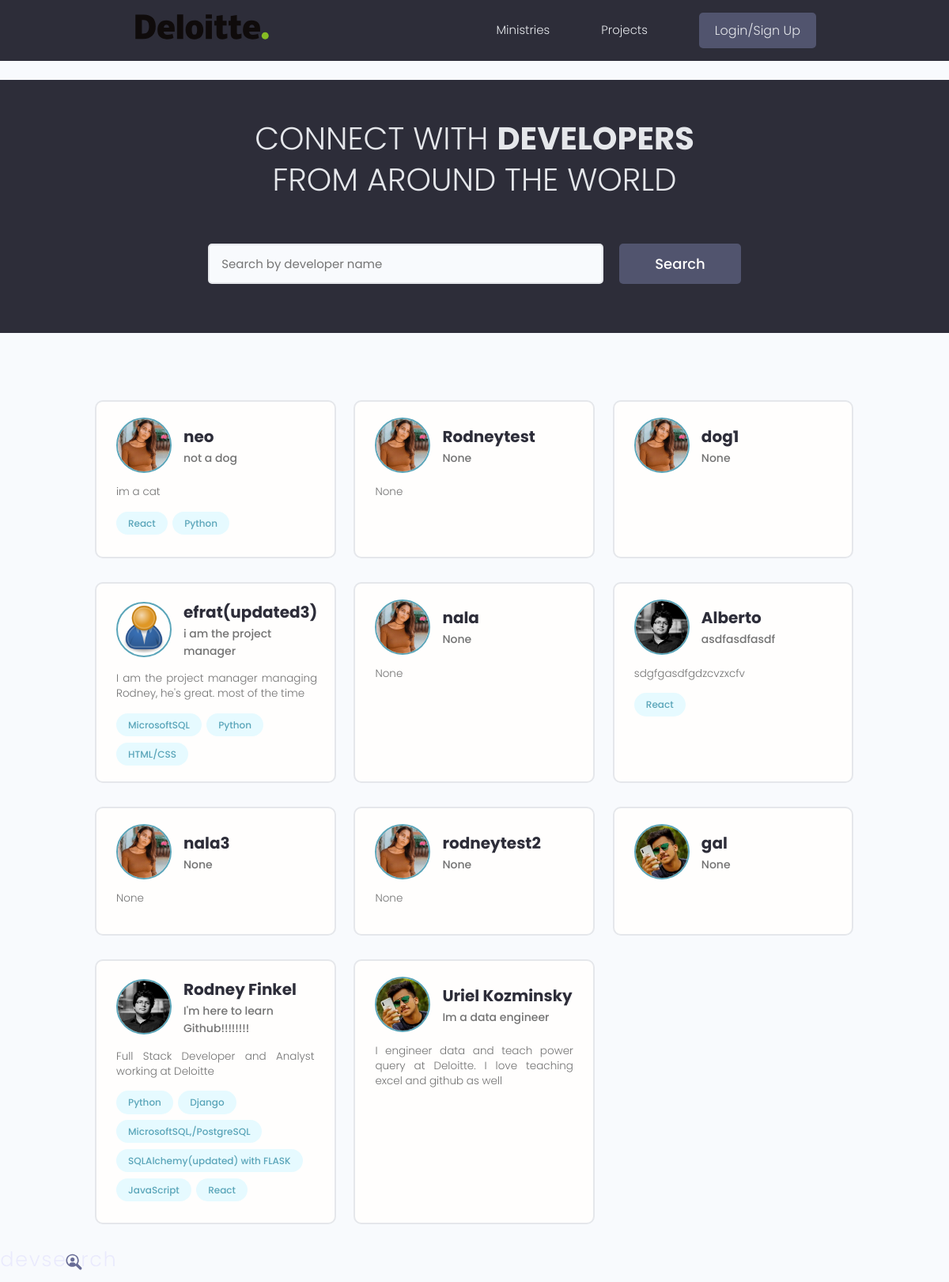
The page / on the database its author committed.
### users/models.py (models this page shows, shortened)
class Profile(models.Model):
    user = models.OneToOneField(User, on_delete=models.CASCADE, null=True, blank=True)
    name = models.CharField(max_length=200, null=True, blank=True)
    username = models.CharField(max_length=200, null=True, blank=True)
    location = models.CharField(max_length=200, null=True, blank=True)
    email = models.EmailField(max_length=500, null=True, blank=True)
    short_intro = models.CharField(max_length=200, null=True, blank=True)
    bio = models.TextField(null=True, blank=True)
    profile_image = models.ImageField(null=True, blank=True, upload_to='profiles/',
        default='profiles/user-default2.jpg')
    social_github = models.CharField(max_length=200, null=True, blank=True)
    social_twitter = models.CharField(max_length=200, null=True, blank=True)
    social_linkedin = models.CharField(max_length=200, null=True, blank=True)
    social_youtube = models.CharField(max_length=200, null=True, blank=True)
    social_website = models.CharField(max_length=200, null=True, blank=True)
    created = models.DateTimeField(auto_now_add=True)
    id = models.UUIDField(default=uuid.uuid4, unique=True, primary_key=True, editable=False)

class Skill(models.Model):
    owner = models.ForeignKey(Profile, on_delete=models.CASCADE, null=True, blank=True)
    name = models.CharField(max_length=200, null=True, blank=True)
    description = models.TextField(null=True, blank=True)
    created = models.DateTimeField(auto_now_add=True)
    id = models.UUIDField(default=uuid.uuid4, unique=True, primary_key=True, editable=False)
    def __str__(self):
        return str(self.name)

### users/views.py (the view)
# urls.py: path('', views.profiles, name='profiles'),
def profiles(request):
    profiles, search_query = searchProfiles(request)
    context = {'profiles':profiles, 'search_query':search_query}
    return render(request, 'users/profiles.html', context)

### users/utils.py (called while the page is built)
def searchProfiles(request):
    search_query = ''
    if request.GET.get('search_query'):
        search_query = request.GET.get('search_query')
    print('SEARCH:', search_query)
    skills = Skill.objects.filter(name__iexact=search_query)
    profiles = Profile.objects.distinct().filter(
     Q(name__icontains=search_query) |
     Q(short_intro__icontains=search_query) |
     Q(skill__in=skills)
     )
    return profiles, search_query

### users/templates/users/profiles.html (shortened to what this page needs)
{% extends 'main.html' %}
{% block content %}
<main class="home">
    <section class="hero-section text-center">
      <div class="container container--narrow">
        <div class="hero-section__box">
          <h2>CONNECT WITH <span>DEVELOPERS</span></h2>
          <h2>FROM AROUND THE WORLD</h2>
        </div>
        <div class="hero-section__search">
          <form class="form" action="{% url 'profiles' %}" method="get">
            <div class="form__field">
              <input class="input input--text" id="formInput#search" type="text" name="search_query"
                value="{{search_query}}"
                placeholder="Search by developer name" />
            </div>
            <input class="btn btn--sub btn--lg" type="submit" value="Search" />
          </form>
        </div>
      </div>
    </section>
    <section class="devlist">
      <div class="container">
        <div class="grid grid--three">
          {% for profile in profiles %}
          <div class="column card">
            <div class="dev">
              <a href="{% url 'user-profile' profile.id %}" class="card__body">
                <div class="dev__profile">
                  <img class="avatar avatar--md" src="{{profile.profile_image.url}}" alt="image" />
                  <div class="dev__meta">
                    <h3>{{profile.name}}</h3>
                    <h5>{{profile.short_intro|slice:'150'}}</h5>
                  </div>
                </div>
                <p class="dev__info">
                    {{profile.bio|slice:'150'}}
                </p>
                <div class="dev__skills">
                    {% for skill in profile.skill_set.all|slice:'6' %}
                  <span class="tag tag--pill tag--main">
                    <small>{{skill}}</small>
                  </span>
                  {% endfor %}
                </div>
              </a>
            </div>
          </div>
          {% endfor %}
        </div>
      </div>
    </section>
  </main>
{% endblock content %}

### static/styles/app.css (style rules this page uses)
:root { --color-sub: #2d2d39; }
.btn--sub { background-color: var(--color-sub-light); }
.card { border: 2px solid var(--color-light); }
img { width: 100%; }
.hero-section { height: 40vh; display: flex; align-items: center; background-color: var(--color-sub); }
.hero-section__box { margin-bottom: 4rem; }
.hero-section__box > h2, .hero-section__box > h2 > span { font-size: 4rem; color: var(--color-light); line-height: 1.3; text-transform: uppercase; }
.hero-section__box > h2 { font-weight: 300; }
.hero-section__box > h2 > span { font-weight: 700; }
.hero-section__search > .form { display: flex; align-items: center; justify-content: center; gap: 2rem; }
.hero-section__search > .form input.input--text { width: 50rem; }
.devlist { margin-top: 8rem; }
.devlist .grid { align-items: stretch; }
.devlist .dev .dev__profile { display: flex; align-items: center; gap: 1.5rem; }
.devlist .dev .dev__meta h3 { color: var(--color-sub); font-size: 2rem; font-weight: 700; }
.devlist .dev .dev__meta h5 { color: var(--color-text); font-size: 1.4rem; font-weight: 500; }
.devlist .dev .dev__info { margin: 1.5rem 0; font-size: 1.35rem; line-height: 1.4; text-align: justify; }

### static/uikit/styles/modules/_variables.css (style rules this page uses)
:root { --color-main: #5aa5b9; --color-main-light: #e6faff; --color-sub: #3f4156; --color-sub-light: #51546e; --color-sub-lighter: #ededfd; --color-text: #737373; --color-gray: #8b8b8b; --color-light: #e5e7eb; --color-light-gray: #767676; --color-bg: #f8fafd; --color-white: #fffefd; --color-white-light: #f3f3f3; --color-success: #359e64; --color-success-bg: #def8e8; --color-error: #fc4b0b; --color-error-bg: #fff2ee; --font-base: 'Poppins', arial, helvetica, 'Segoe UI', roboto, ubuntu, sans-serif; --font-monospace: 'Fira Code', 'Courier New', courier, monospace; --font-regular: 300; --font-medium: 500; --font-bold: 700; --generic-shadow: 1px 1px 5px #00000010; --generic-transition: all 0.3s ease-in-out; }

### static/uikit/styles/modules/_base.css (style rules this page uses)
* { margin: 0; padding: 0; box-sizing: border-box; text-rendering: optimizeLegibility; color: inherit; font-size: inherit; }
html { font-size: 50%; }
@media only screen and (min-width: 480px) { html { font-size: 56.25%; } }
@media only screen and (min-width: 1200px) { html { font-size: 62.5%; } }
body { line-height: 1.6; font-weight: 400; font-size: 1.5rem; color: var(--color-text); background-color: var(--color-bg); min-height: 100vh; }

### static/uikit/styles/modules/_typography.css (style rules this page uses)
* { font-family: var(--font-base); }
h2 { font-size: 3.6rem; font-weight: var(--font-bold); }
h3 { font-size: 3.2rem; font-weight: var(--font-medium); }
h5 { font-size: 2.4rem; font-weight: var(--font-medium); }
h5, h6 { font-weight: var(--font-regular); }
p, span, strong { font-size: 1.6rem; color: var(--color-text); font-weight: var(--font-regular); }
a { padding-bottom: 2px; text-decoration: none; display: inline-block; color: var(--color-main); font-weight: var(--font-medium); }

### static/uikit/styles/modules/_utilities.css (style rules this page uses)
.container { width: 92%; max-width: 165rem; margin: 0 auto; box-sizing: border-box; }
.container--narrow { width: 92%; max-width: 120rem; }
@media screen and (min-width: 1000px) { .container { width: 90%; } }
@media screen and (min-width: 1000px) { .container--narrow { width: 85%; } }
@media screen and (min-width: 1200px) { .container { width: 80%; } }
@media screen and (min-width: 1200px) { .container--narrow { width: 72%; } }
.text-center { text-align: center; }

### static/uikit/styles/modules/_avatar.css (style rules this page uses)
.avatar { border-radius: 50%; border: 2px solid var(--color-main); object-fit: cover; }
.avatar--md { height: 7rem; width: 7rem; }

### static/uikit/styles/modules/_button.css (style rules this page uses)
.btn { display: inline-block; position: relative; cursor: pointer; background-color: var(--color-light); font-weight: var(--font-medium); color: var(--color-sub); text-decoration: none; padding: 1rem 2rem; border-radius: 0.5rem; border: none; width: -webkit-fit-content; width: -moz-fit-content; width: fit-content; height: -webkit-fit-content; height: -moz-fit-content; height: fit-content; font-size: 1.6rem; outline-width: 0; outline-color: transparent; -webkit-backface-visibility: hidden; backface-visibility: hidden; transition: all 0.3s ease-in-out; }
.btn--sub { background-color: var(--color-sub); color: var(--color-white); }
.btn--lg { font-size: 1.8rem; padding: 1.2rem 4.5rem; }

### static/uikit/styles/modules/_card.css (style rules this page uses)
.card { border-radius: 1rem; background-color: var(--color-white); border: 1.5px solid var(--color-light); width: auto; height: auto; margin-top: 0.5rem; margin-bottom: 0.5rem; overflow: hidden; }
.card__body, .card__header { padding: 2rem 2.5rem; }

### rows shown on the page
Profile: profile_image (placeholder picture), name "neo", short_intro "not a dog", bio "im a cat"
Skill: name "React"
Skill: name "Python"
Profile: profile_image (placeholder picture), name "Rodneytest", short_intro "None", bio "None"
Profile: profile_image (placeholder picture), name "dog1", short_intro "None"
Profile: profile_image (placeholder picture), name "efrat(updated3)", short_intro "i am the project manager", bio "I am the project manager managing Rodney, he's great. most of the time"
Skill: name "MicrosoftSQL"
Skill: name "Python"
Skill: name "HTML/CSS"
Profile: profile_image (placeholder picture), name "nala", short_intro "None", bio "None"
Profile: profile_image (picture), name "Alberto", short_intro "asdfasdfasdf", bio "sdgfgasdfgdzcvzxcfv"
Skill: name "React"
Profile: profile_image (placeholder picture), name "nala3", short_intro "None", bio "None"
Profile: profile_image (placeholder picture), name "rodneytest2", short_intro "None", bio "None"
Profile: profile_image (picture), name "gal", short_intro "None"
Profile: profile_image (picture), name "Rodney Finkel", short_intro "I'm here to learn Github!!!!!!!!", bio "Full Stack Developer and Analyst working at Deloitte"
Skill: name "Python"
Skill: name "Django"
Skill: name "MicrosoftSQL,/PostgreSQL"
Skill: name "SQLAlchemy(updated) with FLASK"
Skill: name "JavaScript"
Skill: name "React"
Profile: profile_image (picture), name "Uriel Kozminsky", short_intro "Im a data engineer", bio "I engineer data and teach power query at Deloitte. I love teaching excel and github as well"
